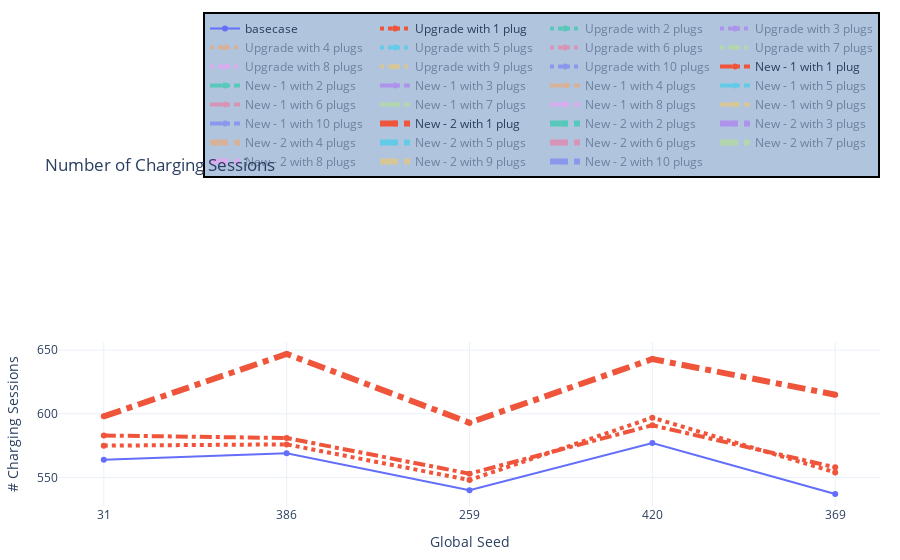

The notebook cell saved with this chart:
### Markdown cell above
#### 5.3 Charging and Waiting Sessions

### Code cell
# charging_sessions count
fig = go.Figure()
fig.add_trace(go.Scatter(x=seeds, y=count_stats[(671 <= count_stats['analysis_id']) & (count_stats['analysis_id']<= 675)].sort_values('analysis_id')['cs_count'],
                    mode='lines+markers',
                    name='basecase'))
fig.add_trace(go.Scatter(x=seeds, y=count_stats[(676 <= count_stats['analysis_id']) & (count_stats['analysis_id']<= 680)].sort_values('analysis_id')['cs_count'],
                    mode='lines+markers',
                    name='Upgrade with 1 plug', line=dict(width=4, dash='dot')))
fig.add_trace(go.Scatter(x=seeds, y=count_stats[(681 <= count_stats['analysis_id']) & (count_stats['analysis_id']<= 685)].sort_values('analysis_id')['cs_count'],
                    mode='lines+markers',
                    name='Upgrade with 2 plugs', line=dict(width=4, dash='dot')))
fig.add_trace(go.Scatter(x=seeds, y=count_stats[(686 <= count_stats['analysis_id']) & (count_stats['analysis_id']<= 690)].sort_values('analysis_id')['cs_count'],
                    mode='lines+markers',
                    name='Upgrade with 3 plugs', line=dict(width=4, dash='dot')))
fig.add_trace(go.Scatter(x=seeds, y=count_stats[(691 <= count_stats['analysis_id']) & (count_stats['analysis_id']<= 695)].sort_values('analysis_id')['cs_count'],
                    mode='lines+markers',
                    name='Upgrade with 4 plugs', line=dict(width=4, dash='dot')))
fig.add_trace(go.Scatter(x=seeds, y=count_stats[(696 <= count_stats['analysis_id']) & (count_stats['analysis_id']<= 700)].sort_values('analysis_id')['cs_count'],
                    mode='lines+markers',
                    name='Upgrade with 5 plugs', line=dict(width=4, dash='dot')))
fig.add_trace(go.Scatter(x=seeds, y=count_stats[(701 <= count_stats['analysis_id']) & (count_stats['analysis_id']<= 705)].sort_values('analysis_id')['cs_count'],
                    mode='lines+markers',
                    name='Upgrade with 6 plugs', line=dict(width=4, dash='dot')))
fig.add_trace(go.Scatter(x=seeds, y=count_stats[(706 <= count_stats['analysis_id']) & (count_stats['analysis_id']<= 710)].sort_values('analysis_id')['cs_count'],
                    mode='lines+markers',
                    name='Upgrade with 7 plugs', line=dict(width=4, dash='dot')))
fig.add_trace(go.Scatter(x=seeds, y=count_stats[(711 <= count_stats['analysis_id']) & (count_stats['analysis_id']<= 715)].sort_values('analysis_id')['cs_count'],
                    mode='lines+markers',
                    name='Upgrade with 8 plugs', line=dict(width=4, dash='dot')))
fig.add_trace(go.Scatter(x=seeds, y=count_stats[(716 <= count_stats['analysis_id']) & (count_stats['analysis_id']<= 720)].sort_values('analysis_id')['cs_count'],
                    mode='lines+markers',
                    name='Upgrade with 9 plugs', line=dict(width=4, dash='dot')))
fig.add_trace(go.Scatter(x=seeds, y=count_stats[(721 <= count_stats['analysis_id']) & (count_stats['analysis_id']<= 725)].sort_values('analysis_id')['cs_count'],
                    mode='lines+markers',
                    name='Upgrade with 10 plugs', line=dict(width=4, dash='dot')))

## New - 1
fig.add_trace(go.Scatter(x=seeds, y=count_stats[(726 <= count_stats['analysis_id']) & (count_stats['analysis_id']<= 730)].sort_values('analysis_id')['cs_count'],
                    mode='lines+markers',
                    name='New - 1 with 1 plug', line=dict(width=4, dash='dashdot')))
fig.add_trace(go.Scatter(x=seeds, y=count_stats[(731 <= count_stats['analysis_id']) & (count_stats['analysis_id']<= 735)].sort_values('analysis_id')['cs_count'],
                    mode='lines+markers',
                    name='New - 1 with 2 plugs', line=dict(width=4, dash='dashdot')))
fig.add_trace(go.Scatter(x=seeds, y=count_stats[(736 <= count_stats['analysis_id']) & (count_stats['analysis_id']<= 740)].sort_values('analysis_id')['cs_count'],
                    mode='lines+markers',
                    name='New - 1 with 3 plugs', line=dict(width=4, dash='dashdot')))
fig.add_trace(go.Scatter(x=seeds, y=count_stats[(741 <= count_stats['analysis_id']) & (count_stats['analysis_id']<= 745)].sort_values('analysis_id')['cs_count'],
                    mode='lines+markers',
                    name='New - 1 with 4 plugs', line=dict(width=4, dash='dashdot')))
fig.add_trace(go.Scatter(x=seeds, y=count_stats[(746 <= count_stats['analysis_id']) & (count_stats['analysis_id']<= 750)].sort_values('analysis_id')['cs_count'],
                    mode='lines+markers',
                    name='New - 1 with 5 plugs', line=dict(width=4, dash='dashdot')))
fig.add_trace(go.Scatter(x=seeds, y=count_stats[(751 <= count_stats['analysis_id']) & (count_stats['analysis_id']<= 755)].sort_values('analysis_id')['cs_count'],
                    mode='lines+markers',
                    name='New - 1 with 6 plugs', line=dict(width=4, dash='dashdot')))
fig.add_trace(go.Scatter(x=seeds, y=count_stats[(756 <= count_stats['analysis_id']) & (count_stats['analysis_id']<= 760)].sort_values('analysis_id')['cs_count'],
                    mode='lines+markers',
                    name='New - 1 with 7 plugs', line=dict(width=4, dash='dashdot')))
fig.add_trace(go.Scatter(x=seeds, y=count_stats[(761 <= count_stats['analysis_id']) & (count_stats['analysis_id']<= 765)].sort_values('analysis_id')['cs_count'],
                    mode='lines+markers',
                    name='New - 1 with 8 plugs', line=dict(width=4, dash='dashdot')))
fig.add_trace(go.Scatter(x=seeds, y=count_stats[(766 <= count_stats['analysis_id']) & (count_stats['analysis_id']<= 770)].sort_values('analysis_id')['cs_count'],
                    mode='lines+markers',
                    name='New - 1 with 9 plugs', line=dict(width=4, dash='dashdot')))
fig.add_trace(go.Scatter(x=seeds, y=count_stats[(771 <= count_stats['analysis_id']) & (count_stats['analysis_id']<= 775)].sort_values('analysis_id')['cs_count'],
                    mode='lines+markers',
                    name='New - 1 with 10 plugs', line=dict(width=4, dash='dashdot')))

## New - 2
fig.add_trace(go.Scatter(x=seeds, y=count_stats[(776 <= count_stats['analysis_id']) & (count_stats['analysis_id']<= 780)].sort_values('analysis_id')['cs_count'],
                    mode='lines+markers',
                    name='New - 2 with 1 plug', line=dict(width=6, dash='dashdot')))
fig.add_trace(go.Scatter(x=seeds, y=count_stats[(781 <= count_stats['analysis_id']) & (count_stats['analysis_id']<= 785)].sort_values('analysis_id')['cs_count'],
                    mode='lines+markers',
                    name='New - 2 with 2 plugs', line=dict(width=6, dash='dashdot')))
fig.add_trace(go.Scatter(x=seeds, y=count_stats[(786 <= count_stats['analysis_id']) & (count_stats['analysis_id']<= 790)].sort_values('analysis_id')['cs_count'],
                    mode='lines+markers',
                    name='New - 2 with 3 plugs', line=dict(width=6, dash='dashdot')))
fig.add_trace(go.Scatter(x=seeds, y=count_stats[(791 <= count_stats['analysis_id']) & (count_stats['analysis_id']<= 795)].sort_values('analysis_id')['cs_count'],
                    mode='lines+markers',
                    name='New - 2 with 4 plugs', line=dict(width=6, dash='dashdot')))
fig.add_trace(go.Scatter(x=seeds, y=count_stats[(796 <= count_stats['analysis_id']) & (count_stats['analysis_id']<= 800)].sort_values('analysis_id')['cs_count'],
                    mode='lines+markers',
                    name='New - 2 with 5 plugs', line=dict(width=6, dash='dashdot')))
fig.add_trace(go.Scatter(x=seeds, y=count_stats[(801 <= count_stats['analysis_id']) & (count_stats['analysis_id']<= 805)].sort_values('analysis_id')['cs_count'],
                    mode='lines+markers',
                    name='New - 2 with 6 plugs', line=dict(width=6, dash='dashdot')))
fig.add_trace(go.Scatter(x=seeds, y=count_stats[(806 <= count_stats['analysis_id']) & (count_stats['analysis_id']<= 810)].sort_values('analysis_id')['cs_count'],
                    mode='lines+markers',
                    name='New - 2 with 7 plugs', line=dict(width=6, dash='dashdot')))
fig.add_trace(go.Scatter(x=seeds, y=count_stats[(811 <= count_stats['analysis_id']) & (count_stats['analysis_id']<= 815)].sort_values('analysis_id')['cs_count'],
                    mode='lines+markers',
                    name='New - 2 with 8 plugs', line=dict(width=6, dash='dashdot')))
fig.add_trace(go.Scatter(x=seeds, y=count_stats[(816 <= count_stats['analysis_id']) & (count_stats['analysis_id']<= 820)].sort_values('analysis_id')['cs_count'],
                    mode='lines+markers',
                    name='New - 2 with 9 plugs', line=dict(width=6, dash='dashdot')))
fig.add_trace(go.Scatter(x=seeds, y=count_stats[(821 <= count_stats['analysis_id']) & (count_stats['analysis_id']<= 825)].sort_values('analysis_id')['cs_count'],
                    mode='lines+markers',
                    name='New - 2 with 10 plugs', line=dict(width=6, dash='dashdot')))


fig.update_xaxes(type='category')
fig.update_layout(margin=dict(l=20, r=20, t=50, b=20), uniformtext_minsize=8, uniformtext_mode='hide', template='plotly_white', title_text = 'Number of Charging Sessions',
        showlegend = True, yaxis_title="# Charging Sessions", 
                  xaxis_title="Global Seed", legend=dict(
    orientation="h",
    yanchor="bottom",
    y=2,
    xanchor="right",
    x=1,
    bgcolor="LightSteelBlue",
    bordercolor="Black",
    borderwidth=2
))
fig.show()

### Figure 1 — Plotly figure (JSON) as saved in the notebook; plotly's stock layout.template omitted (floating-point values rounded to 4 significant figures)
{"data": [{"mode": "lines+markers", "name": "basecase", "type": "scatter", "x": ["31", "386", "259", "420", "369"], "y": [564, 569, 540, 577, 537]}, {"line": {"dash": "dot", "width": 4}, "mode": "lines+markers", "name": "Upgrade with 1 plug", "type": "scatter", "x": ["31", "386", "259", "420", "369"], "y": [575, 576, 548, 597, 554]}, {"line": {"dash": "dot", "width": 4}, "mode": "lines+markers", "name": "Upgrade with 2 plugs", "type": "scatter", "visible": "legendonly", "x": ["31", "386", "259", "420", "369"], "y": [566, 581, 543, 600, 544]}, {"line": {"dash": "dot", "width": 4}, "mode": "lines+markers", "name": "Upgrade with 3 plugs", "type": "scatter", "visible": "legendonly", "x": ["31", "386", "259", "420", "369"], "y": [572, 572, 540, 594, 539]}, {"line": {"dash": "dot", "width": 4}, "mode": "lines+markers", "name": "Upgrade with 4 plugs", "type": "scatter", "visible": "legendonly", "x": ["31", "386", "259", "420", "369"], "y": [579, 582, 545, 586, 565]}, {"line": {"dash": "dot", "width": 4}, "mode": "lines+markers", "name": "Upgrade with 5 plugs", "type": "scatter", "visible": "legendonly", "x": ["31", "386", "259", "420", "369"], "y": [578, 583, 544, 601, 549]}, {"line": {"dash": "dot", "width": 4}, "mode": "lines+markers", "name": "Upgrade with 6 plugs", "type": "scatter", "visible": "legendonly", "x": ["31", "386", "259", "420", "369"], "y": [567, 576, 552, 606, 552]}, {"line": {"dash": "dot", "width": 4}, "mode": "lines+markers", "name": "Upgrade with 7 plugs", "type": "scatter", "visible": "legendonly", "x": ["31", "386", "259", "420", "369"], "y": [576, 578, 559, 615, 547]}, {"line": {"dash": "dot", "width": 4}, "mode": "lines+markers", "name": "Upgrade with 8 plugs", "type": "scatter", "visible": "legendonly", "x": ["31", "386", "259", "420", "369"], "y": [566, 570, 539, 599, 550]}, {"line": {"dash": "dot", "width": 4}, "mode": "lines+markers", "name": "Upgrade with 9 plugs", "type": "scatter", "visible": "legendonly", "x": ["31", "386", "259", "420", "369"], "y": [563, 581, 548, 600, 544]}, {"line": {"dash": "dot", "width": 4}, "mode": "lines+markers", "name": "Upgrade with 10 plugs", "type": "scatter", "visible": "legendonly", "x": ["31", "386", "259", "420", "369"], "y": [567, 567, 555, 606, 551]}, {"line": {"dash": "dashdot", "width": 4}, "mode": "lines+markers", "name": "New - 1 with 1 plug", "type": "scatter", "x": ["31", "386", "259", "420", "369"], "y": [583, 581, 553, 591, 558]}, {"line": {"dash": "dashdot", "width": 4}, "mode": "lines+markers", "name": "New - 1 with 2 plugs", "type": "scatter", "visible": "legendonly", "x": ["31", "386", "259", "420", "369"], "y": [581, 586, 558, 583, 565]}, {"line": {"dash": "dashdot", "width": 4}, "mode": "lines+markers", "name": "New - 1 with 3 plugs", "type": "scatter", "visible": "legendonly", "x": ["31", "386", "259", "420", "369"], "y": [579, 583, 561, 593, 559]}, {"line": {"dash": "dashdot", "width": 4}, "mode": "lines+markers", "name": "New - 1 with 4 plugs", "type": "scatter", "visible": "legendonly", "x": ["31", "386", "259", "420", "369"], "y": [582, 579, 561, 602, 564]}, {"line": {"dash": "dashdot", "width": 4}, "mode": "lines+markers", "name": "New - 1 with 5 plugs", "type": "scatter", "visible": "legendonly", "x": ["31", "386", "259", "420", "369"], "y": [574, 600, 565, 587, 553]}, {"line": {"dash": "dashdot", "width": 4}, "mode": "lines+markers", "name": "New - 1 with 6 plugs", "type": "scatter", "visible": "legendonly", "x": ["31", "386", "259", "420", "369"], "y": [571, 593, 558, 588, 560]}, {"line": {"dash": "dashdot", "width": 4}, "mode": "lines+markers", "name": "New - 1 with 7 plugs", "type": "scatter", "visible": "legendonly", "x": ["31", "386", "259", "420", "369"], "y": [571, 584, 553, 606, 564]}, {"line": {"dash": "dashdot", "width": 4}, "mode": "lines+markers", "name": "New - 1 with 8 plugs", "type": "scatter", "visible": "legendonly", "x": ["31", "386", "259", "420", "369"], "y": [590, 598, 551, 598, 569]}, {"line": {"dash": "dashdot", "width": 4}, "mode": "lines+markers", "name": "New - 1 with 9 plugs", "type": "scatter", "visible": "legendonly", "x": ["31", "386", "259", "420", "369"], "y": [575, 595, 555, 598, 563]}, {"line": {"dash": "dashdot", "width": 4}, "mode": "lines+markers", "name": "New - 1 with 10 plugs", "type": "scatter", "visible": "legendonly", "x": ["31", "386", "259", "420", "369"], "y": [574, 589, 566, 594, 550]}, {"line": {"dash": "dashdot", "width": 6}, "mode": "lines+markers", "name": "New - 2 with 1 plug", "type": "scatter", "x": ["31", "386", "259", "420", "369"], "y": [598, 647, 593, 643, 615]}, {"line": {"dash": "dashdot", "width": 6}, "mode": "lines+markers", "name": "New - 2 with 2 plugs", "type": "scatter", "visible": "legendonly", "x": ["31", "386", "259", "420", "369"], "y": [607, 665, 592, 633, 616]}, {"line": {"dash": "dashdot", "width": 6}, "mode": "lines+markers", "name": "New - 2 with 3 plugs", "type": "scatter", "visible": "legendonly", "x": ["31", "386", "259", "420", "369"], "y": [606, 643, 595, 629, 611]}, {"line": {"dash": "dashdot", "width": 6}, "mode": "lines+markers", "name": "New - 2 with 4 plugs", "type": "scatter", "visible": "legendonly", "x": ["31", "386", "259", "420", "369"], "y": [603, 653, 595, 647, 612]}, {"line": {"dash": "dashdot", "width": 6}, "mode": "lines+markers", "name": "New - 2 with 5 plugs", "type": "scatter", "visible": "legendonly", "x": ["31", "386", "259", "420", "369"], "y": [609, 645, 586, 625, 611]}, {"line": {"dash": "dashdot", "width": 6}, "mode": "lines+markers", "name": "New - 2 with 6 plugs", "type": "scatter", "visible": "legendonly", "x": ["31", "386", "259", "420", "369"], "y": [614, 654, 590, 644, 614]}, {"line": {"dash": "dashdot", "width": 6}, "mode": "lines+markers", "name": "New - 2 with 7 plugs", "type": "scatter", "visible": "legendonly", "x": ["31", "386", "259", "420", "369"], "y": [600, 659, 595, 642, 610]}, {"line": {"dash": "dashdot", "width": 6}, "mode": "lines+markers", "name": "New - 2 with 8 plugs", "type": "scatter", "visible": "legendonly", "x": ["31", "386", "259", "420", "369"], "y": [607, 640, 598, 634, 608]}, {"line": {"dash": "dashdot", "width": 6}, "mode": "lines+markers", "name": "New - 2 with 9 plugs", "type": "scatter", "visible": "legendonly", "x": ["31", "386", "259", "420", "369"], "y": [599, 653, 587, 638, 612]}, {"line": {"dash": "dashdot", "width": 6}, "mode": "lines+markers", "name": "New - 2 with 10 plugs", "type": "scatter", "visible": "legendonly", "x": ["31", "386", "259", "420", "369"], "y": [598, 653, 601, 624, 612]}], "layout": {"autosize": true, "legend": {"bgcolor": "LightSteelBlue", "bordercolor": "Black", "borderwidth": 2, "orientation": "h", "x": 1, "xanchor": "right", "y": 2, "yanchor": "bottom"}, "margin": {"b": 20, "l": 20, "r": 20, "t": 50}, "showlegend": true, "title": {"text": "Number of Charging Sessions"}, "uniformtext": {"minsize": 8, "mode": "hide"}, "xaxis": {"autorange": true, "range": [-0.2336, 4.234], "title": {"text": "Global Seed"}, "type": "category"}, "yaxis": {"autorange": true, "range": [527.2, 656.8], "title": {"text": "# Charging Sessions"}, "type": "linear"}}}
